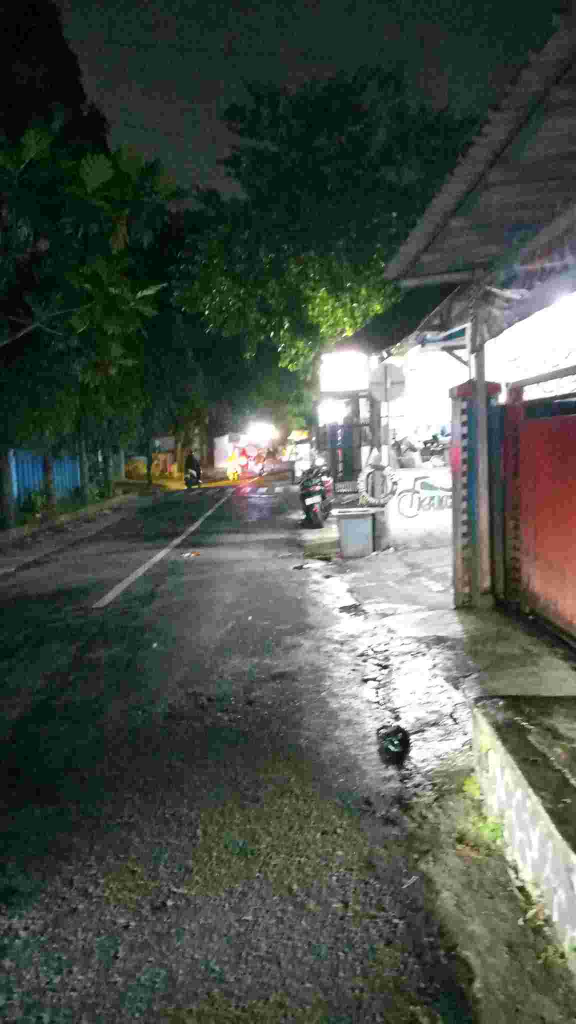
#> input picture number_2/image_dataset/Gambar1.jpg, 1152 x 2048 px (shown at 1/2 size)
$ python -i blur_detector.py   (imports and definitions only)   (older library calls are emulated)
#> lines starting #> are read from the running program, lines starting #| are printed output that depends on the picture
"""
Blur detection using Laplacian variance method
"""
import cv2
import numpy as np
from typing import Tuple


def is_blur(image_bytes: bytes, threshold: float = 500.0) -> Tuple[bool, float]:
    """
    Detect if image is blurry using edge detection.
    Lower variance = more blur.
    Returns (is_blurry, variance_score)
    """
    nparr = np.frombuffer(image_bytes, np.uint8)
    image = cv2.imdecode(nparr, cv2.IMREAD_COLOR)

    if image is None:
        raise ValueError("Cannot decode image")

    max_dim = 500
    height, width = image.shape[:2]
    if max(height, width) > max_dim:
        scale = max_dim / max(height, width)
        image = cv2.resize(image, None, fx=scale, fy=scale)

    gray = cv2.cvtColor(image, cv2.COLOR_BGR2GRAY)
    laplacian = cv2.Laplacian(gray, cv2.CV_64F)
    variance = laplacian.var()

    return variance < threshold, variance


def get_blur_level(variance: float) -> str:
    """Categorize blur level based on variance"""
    if variance < 50:
        return "very_blurry"
    elif variance < 100:
        return "blurry"
    elif variance < 200:
        return "slightly_blurry"
    elif variance < 500:
        return "sharp"
    else:
        return "very_sharp"

>>> import cv2
>>> picture = cv2.imread('../image_dataset/Gambar1.jpg', cv2.IMREAD_GRAYSCALE)
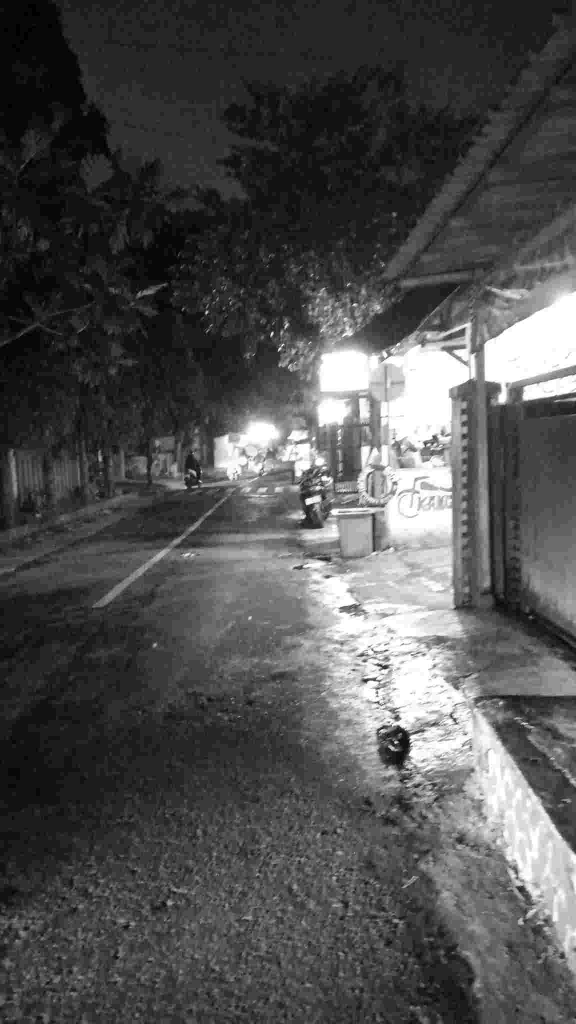
#> picture: shape (2048, 1152) (shown at 1/2 size); min 0, max 255, mean 79.4
>>> result = is_blur(picture)
#> (the run stopped early here; a loop or call above may not have finished)

$ run again, on number_2/image_dataset/Gambar10.jpg
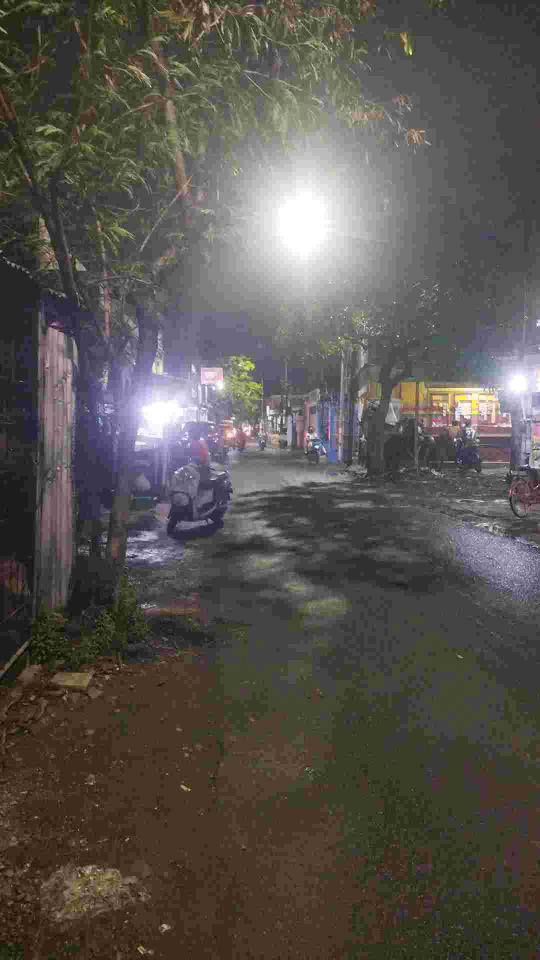
#> input picture number_2/image_dataset/Gambar10.jpg, 1080 x 1920 px (shown at 1/2 size)
#> `picture = cv2.imread('../image_dataset/Gambar1.jpg', cv2.IMREAD_GRAYSC..`:
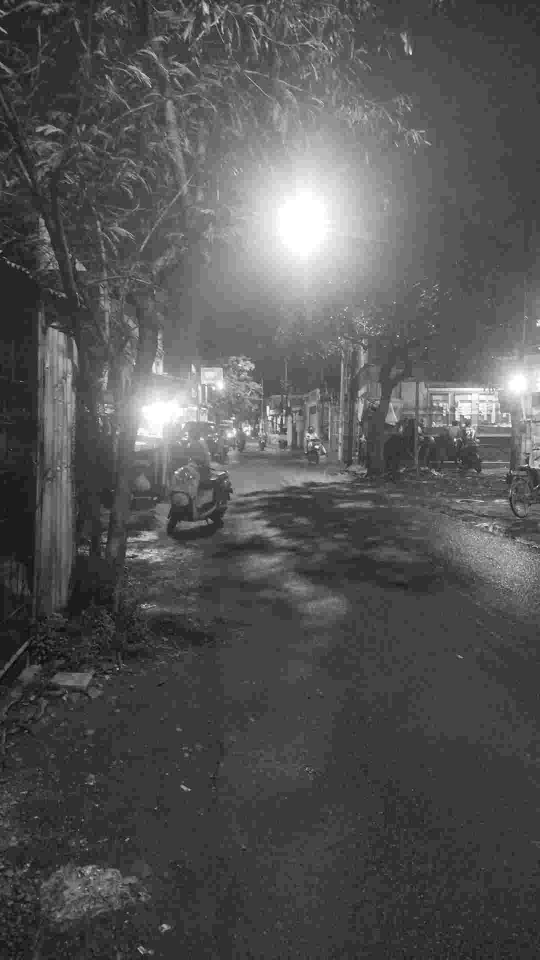
#> picture: shape (1920, 1080) (shown at 1/2 size); min 0, max 255, mean 85

$ run again, on number_2/image_dataset/Gambar11.jpg
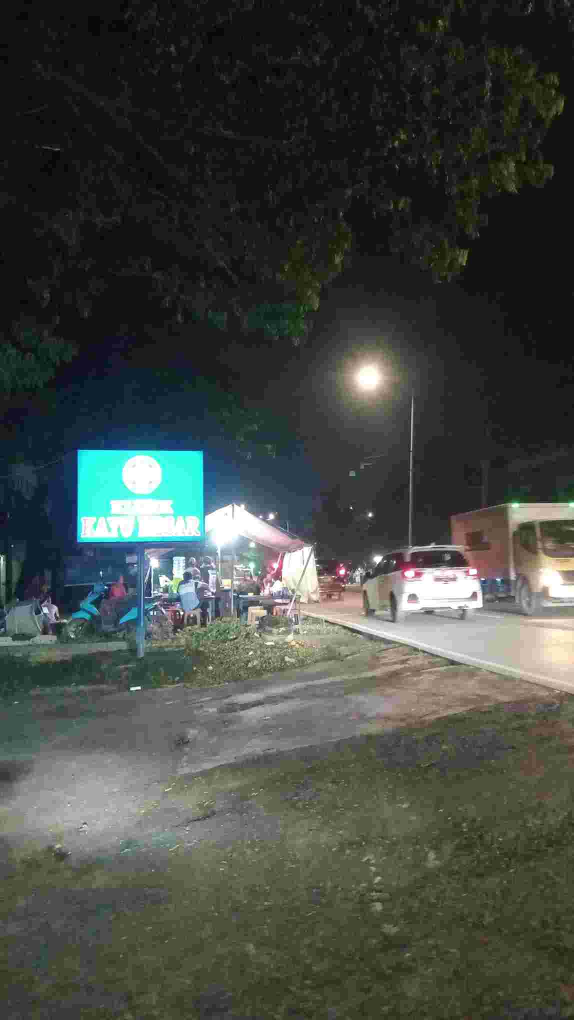
#> input picture number_2/image_dataset/Gambar11.jpg, 1148 x 2040 px (shown at 1/2 size)
#> `picture = cv2.imread('../image_dataset/Gambar1.jpg', cv2.IMREAD_GRAYSC..`:
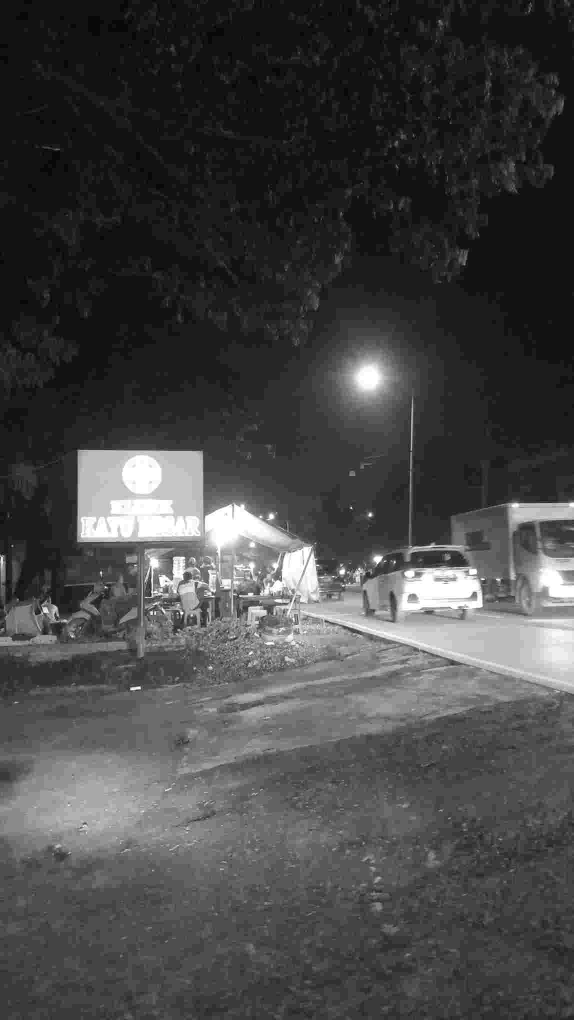
#> picture: shape (2040, 1148) (shown at 1/2 size); min 0, max 255, mean 69.4

$ run again, on number_2/image_dataset/Gambar2.jpg
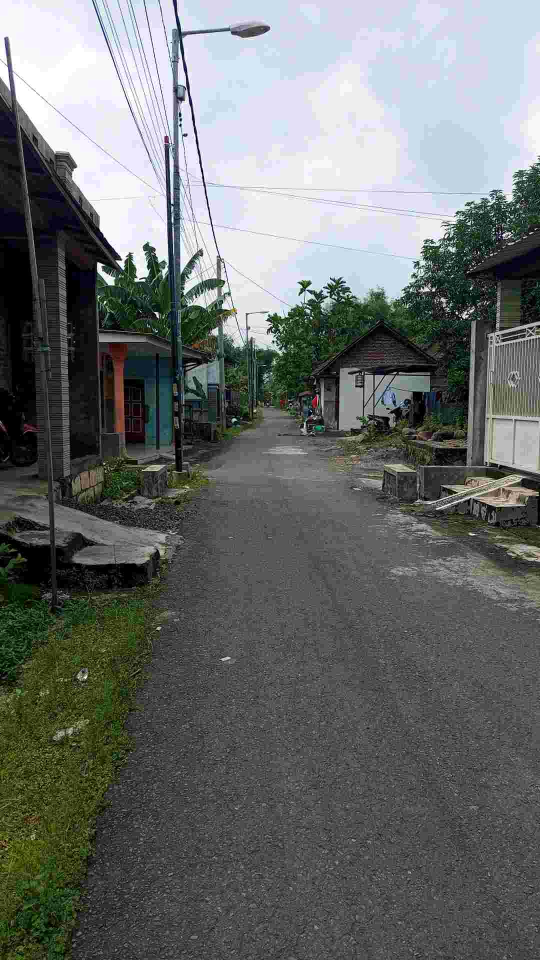
#> input picture number_2/image_dataset/Gambar2.jpg, 1080 x 1920 px (shown at 1/2 size)
#> `picture = cv2.imread('../image_dataset/Gambar1.jpg', cv2.IMREAD_GRAYSC..`:
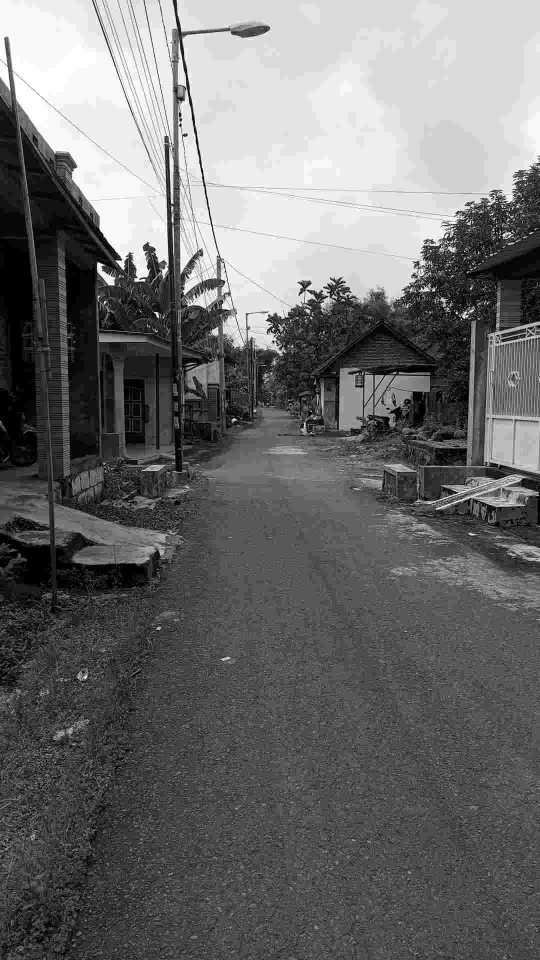
#> picture: shape (1920, 1080) (shown at 1/2 size); min 0, max 255, mean 108.7
